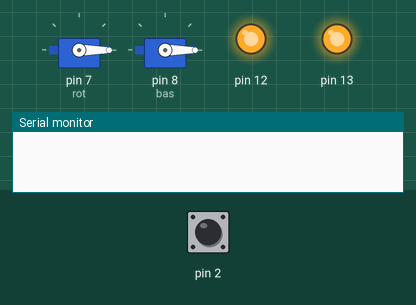
The sketch below on a simulated Arduino Uno, built with avr-gcc and run on an emulated ATmega328P. On the bench: 2 × servo, output pins drawn as LEDs (lit = HIGH), the last lines printed to the serial monitor. The inputs (shaded band) are chosen by the test bench; at power-on: pin 2 HIGH.

Above: at 2.7 s.
2.8 s: pin 2 pulsed HIGH 5 times (0.12 s each, 0.3 s apart)
At 5.0 s:
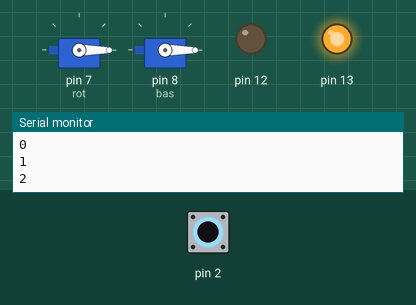
At 6.7 s:
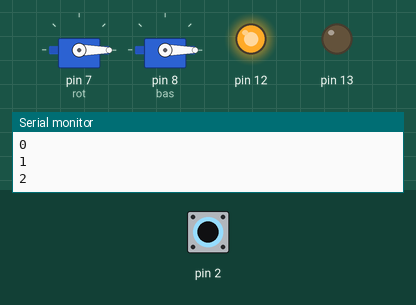
7.3 s: pin 2 pulsed HIGH 2 times (0.12 s each, 0.3 s apart)
At 11.2 s:
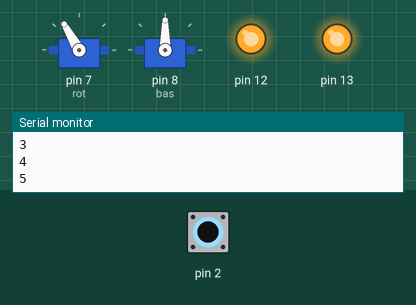
Timing chart, 0 to 12.7 s (numbered marks = the images above; inputs shaded):
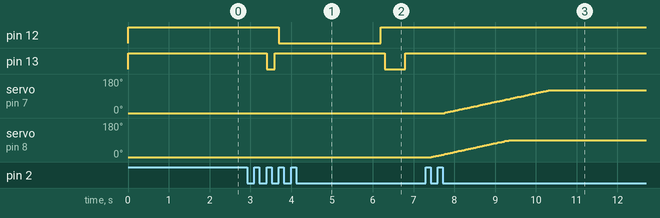

Measured:
- after the input at 2.8 s, pin 12: HIGH → LOW after 0.90 s, → HIGH 2.5 s later; pin 13: HIGH → LOW after 0.60 s, → HIGH 0.20 s later, → LOW 2.7 s later, → HIGH 0.50 s later
- after the input at 7.3 s, servo on pin 7 (rot): moves from 0° to 120° over 2.5 s, starting after 0.46 s; servo on pin 8 (bas): moves from 0° to 90° over 1.9 s, starting after 0.14 s

The sketch:

pot_hisyaku.ino
```cpp
#include <VarSpeedServo.h>  //ライブラリ<Servo.h>を組み込む

VarSpeedServo rot; //Servoオブジェクト“sv”を作成する
VarSpeedServo bas;

void setup() {
  // put your setup code here, to run once:
  rot.attach(7);
  bas.attach(8);
  pinMode(13,OUTPUT);
  digitalWrite(13,HIGH);
  pinMode(12,OUTPUT);
  digitalWrite(12,HIGH);
  Serial.begin(9600);
  rot.write(0);
  bas.write(0);
}
int s = 0;
int count = 0;
void loop() {
  // put your main code here, to run repeatedly:

  if(digitalRead(2)==LOW) {
    Serial.println(s);
    s=s+1;
    if(s>6)
     s=0;
     count=0;
    delay(20);
    while(digitalRead(2)==LOW) {}
  }
  if (s==1){
    bas.write(0,30);
  }
  if (s==2) {
    digitalWrite(13, LOW);
    delay(100);
    digitalWrite(13, HIGH);
  }
  if (s==3) {
    if (count==0){
      digitalWrite(12, LOW);
    delay(2500);
    digitalWrite(12,HIGH);
    delay(100);
    digitalWrite(13, LOW);
    delay(500);
    digitalWrite(13, HIGH);
    count = 1;
    }
    delay(100);
  }
  if (s==4){
    bas.write(90,30);
  }
  if (s==5){
    rot.write(120,30);
  }
  if (s==6){
    rot.write(0,30);
  }
}
```
